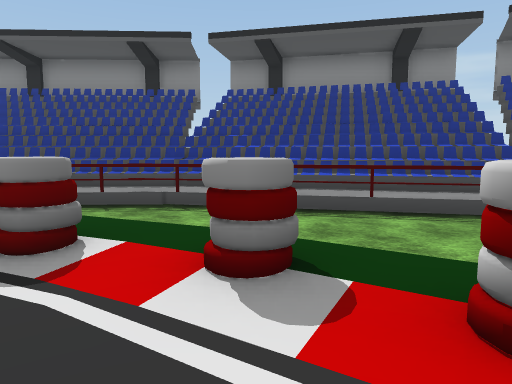
View 1 (above)

24 first-person views from a walk through a scene from a Unity 3-D project. The camera is 1.5 m above the floor, tilts 6° down and sees 70° across. The floor is counted in squares, 2 m on a side. Each view is taken from the middle of a square. On the plan, view 1 faces up. The plan holds only what a view shows up to about 11 squares ahead; the rest is blank. The place goes on beyond the plan. The player is left out. Some surface patterns are stand-ins.

View 2
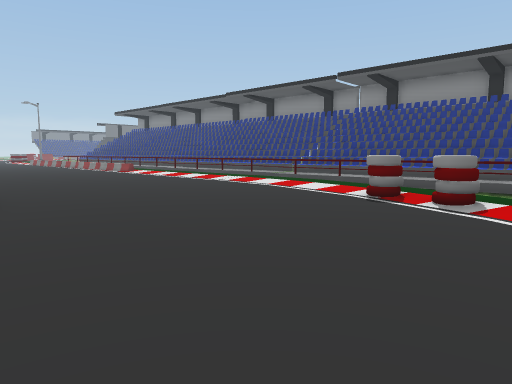

View 3
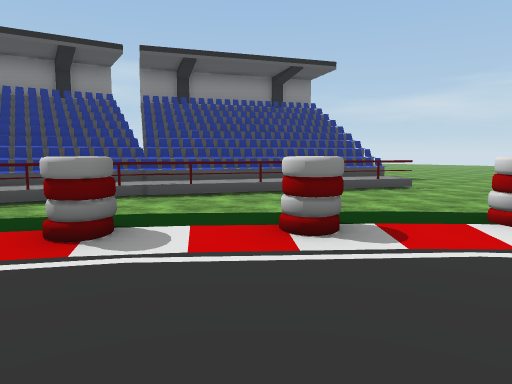

View 4
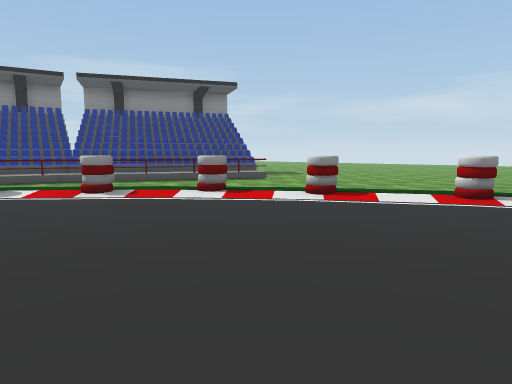

View 5
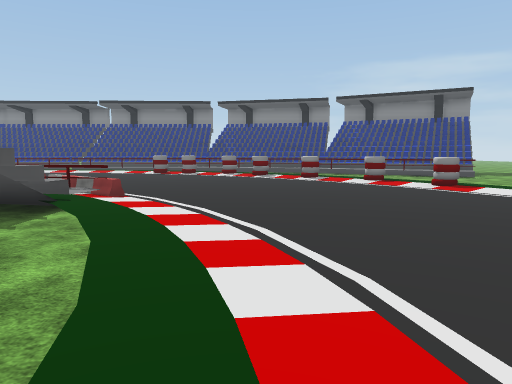

View 6
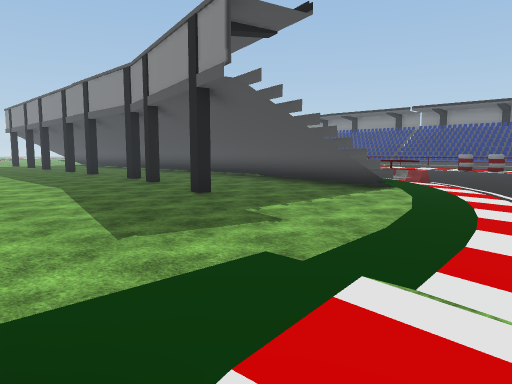

View 7
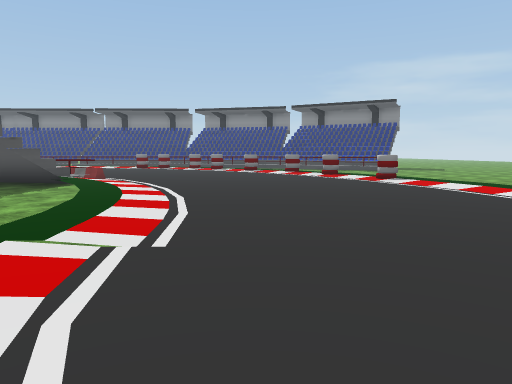

View 8
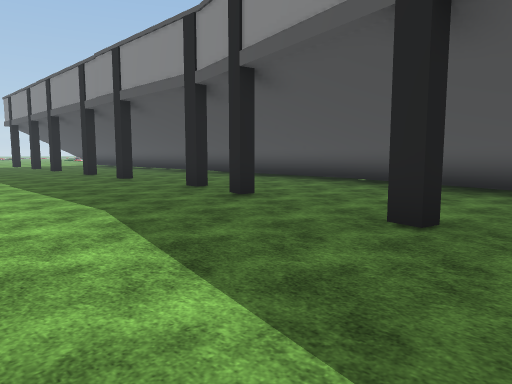

View 9
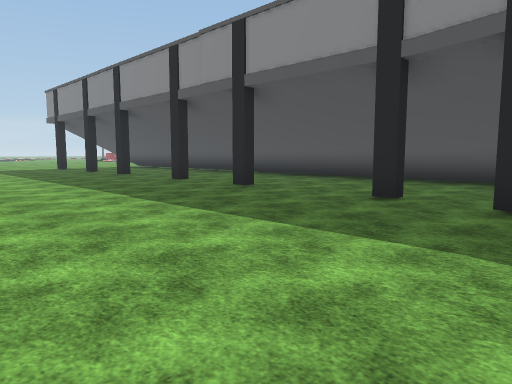

View 10
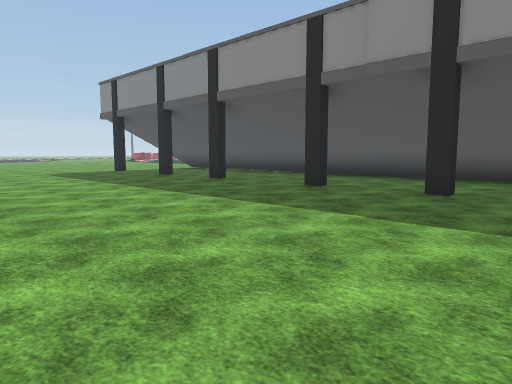

View 11
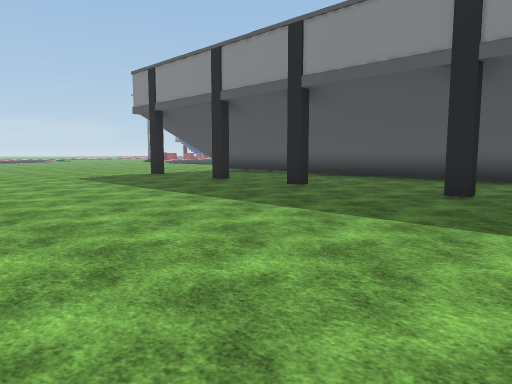

View 12
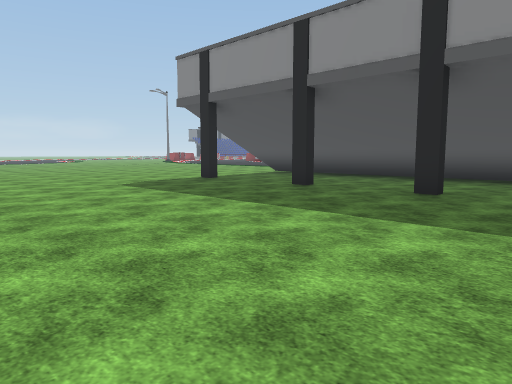

View 13
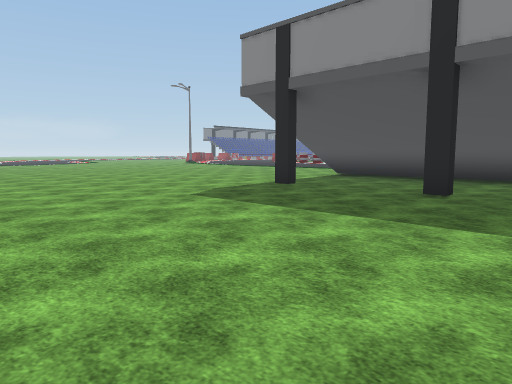

View 14
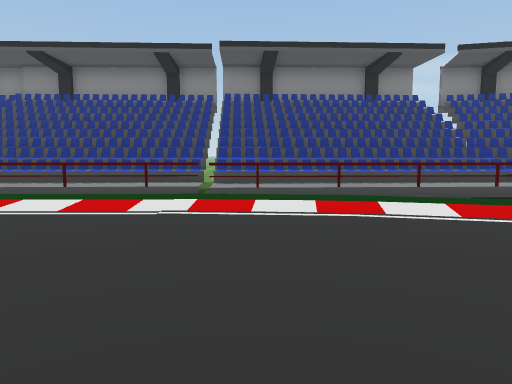

View 15
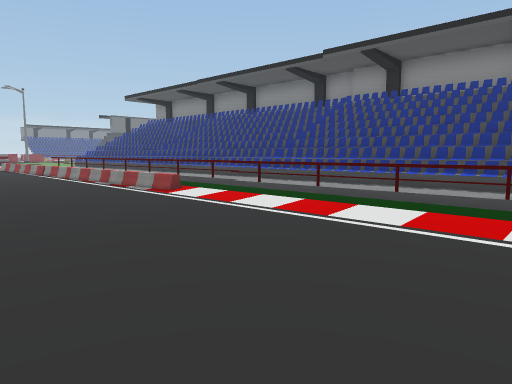

View 16
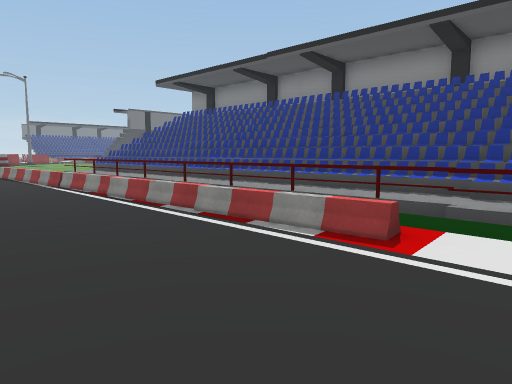

View 17
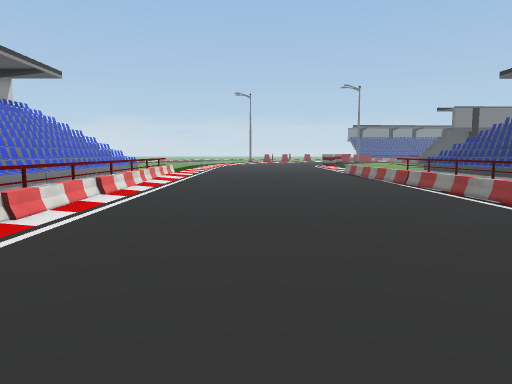

View 18
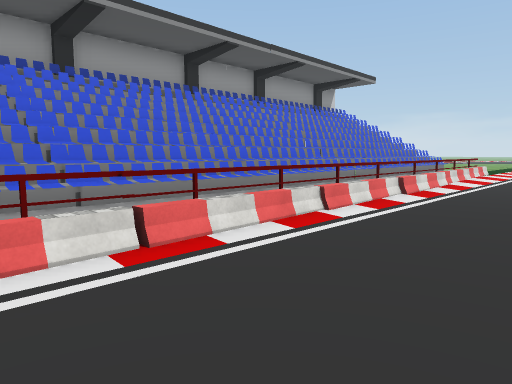

View 19
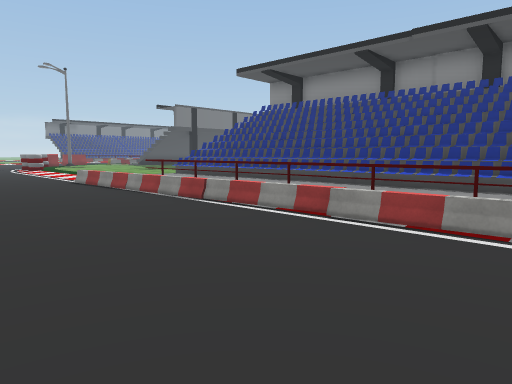

View 20
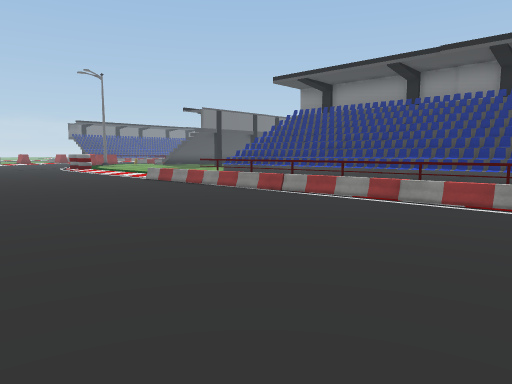

View 21
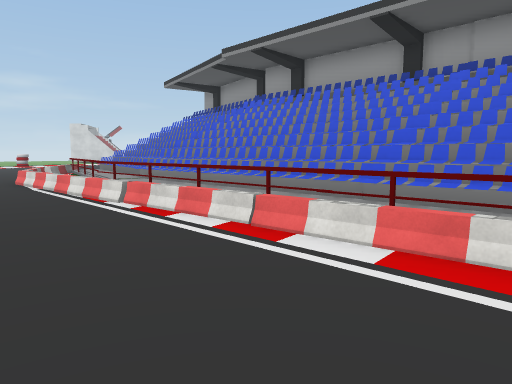

View 22
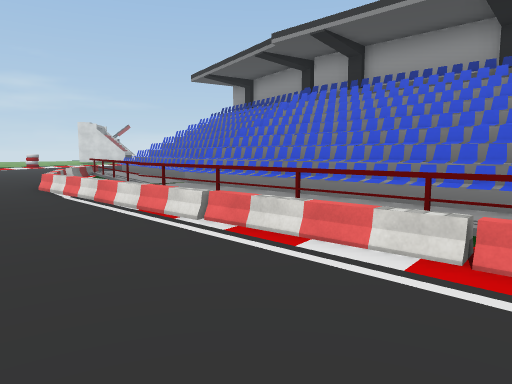

View 23
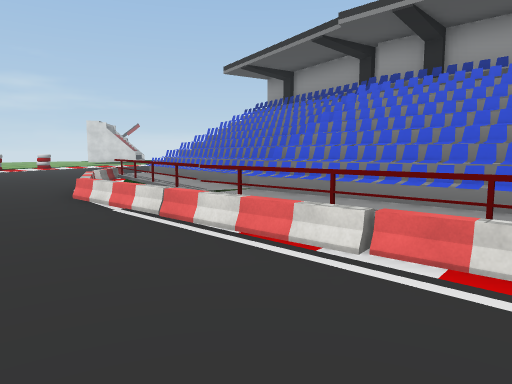

View 24
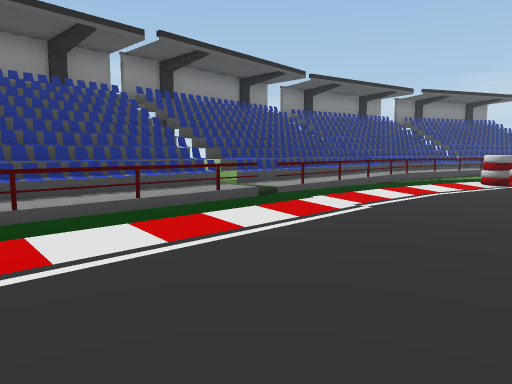

### Floor plan
Key: @ floor where view 1 was taken; # wall or solid block; x gap in a wall; . main floor; : floor 0.25 m higher than the main floor; + floor 0.5 m higher than the main floor; * floor 1 m higher than the main floor; % floor 1.5 m higher than the main floor; & floor 2.25 m higher than the main floor; / step, stairs or slope; = window, fence, low wall or low ledge; ^ raised ledge; O other object.
Columns run from 28 left of view 1 to 12 right of it. Each row starts with its distance up from view 1.
  8   ####=#####=#####=######=######
  7   #==%#=#==**#===*==#==#*==#=##&##
  6   +==#====##x===##=====##=####====##
  5  ==          ///////:////... ####==##
  4 :=======^=//==::::::::::::/.....###=###
  3 :::::::::::::::::::::::::OO:/.....###*#
  2 ::::::::::::::::::::::::::::O:/.....##...
  1 :::::::::::::::::::::::::::::O:/.........
  0 ::::::::::::::::::::::::::::@::O/.......
 -1    :::::::::::::::::::::::::::::OO....
 -2   :::::::::::::::::::=::::::::::::/ ...
 -3   /=================  ==::::::::::O  ...
 -4    ===#=#==##=#==####=====:::::::::/ ...
 -5     =======%%%===#=#=======::::::::O  ..
 -6     ====#=####===#####====#:::::::::/
 -7   ...................######::::::::::
 -8  ........................../:::::::::
 -9 ..#...#..#..#..#..#.........:::::::::
-10 ....................#...#.../:::::::
-11 .............................:::::::
-12 .............................::::::
-13 ............................/:::::
-14 ............................/:::::
-15 ......................     ./ :::
-16      .............             :

Positions as (right, up) in squares from view 1, and headings:
1: (0, 0), facing up
2: (0, -3), facing up-left
3: (0, -2), facing up-right
4: (0, -7), facing up-right
5: (1, -12), facing up
6: (2, -15), facing up-left
7: (3, -16), facing up
8: (-3, -14), facing up-left
9: (-7, -15), facing up-left
10: (-11, -16), facing up-left
11: (-14, -16), facing up-left
12: (-17, -16), facing up-left
13: (-20, -16), facing up-left
14: (-7, -1), facing up
15: (-8, 0), facing up-left
16: (-13, 1), facing up-left
17: (-13, 0), facing left
18: (-13, 0), facing down-left
19: (-17, 0), facing up-left
20: (-17, -2), facing up-left
21: (-17, 0), facing down-right
22: (-15, 0), facing down-right
23: (-13, 0), facing down-right
24: (-13, 1), facing up-right
